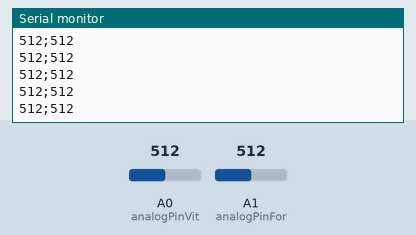
This sketch was run on a simulated Arduino Uno, built with avr-gcc and run on an emulated ATmega328P. On the bench: the last lines printed to the serial monitor. The inputs (shaded band) are chosen by the test bench; at power-on: A0 (analogPinVit) = 512, A1 (analogPinFor) = 512.

Above: at 1.2 s.
1.3 s: A0 (analogPinVit) set to 716
At 1.31 s:
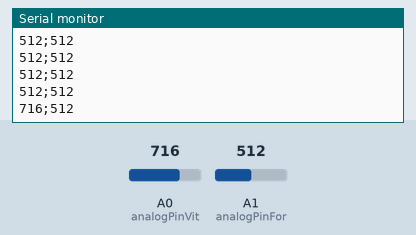
2.8 s: A1 (analogPinFor) set to 716
At 2.82 s:
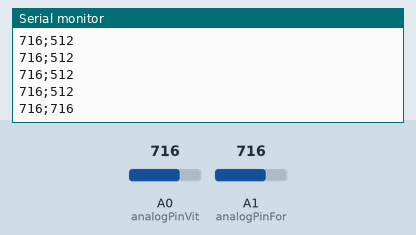
4.3 s: A0 (analogPinVit) set to 900
At 4.33 s:
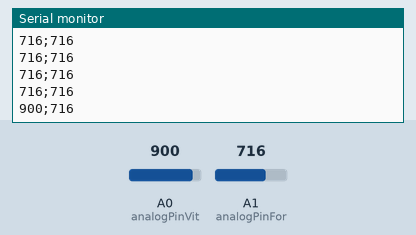
5.8 s: A1 (analogPinFor) set to 900
At 5.84 s:
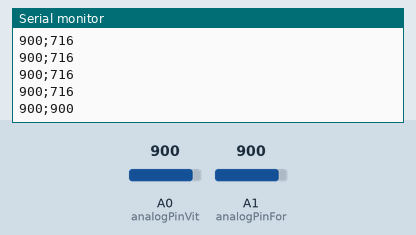
Timing chart, 0 to 8.3 s (numbered marks = the images above; inputs shaded):
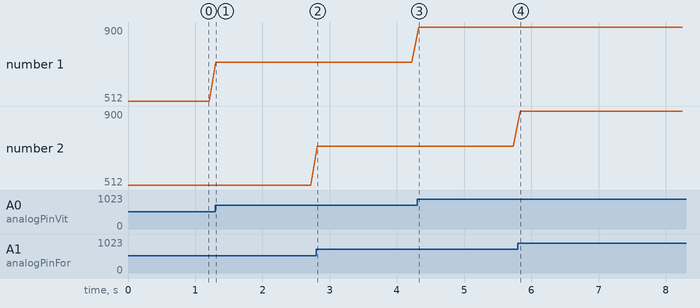

Measured:
- after the input at 1.3 s, the serial monitor: prints a new line at once (image 1)
- after the input at 2.8 s, the serial monitor: prints a new line at once (image 2)
- after the input at 4.3 s, the serial monitor: prints a new line at once (image 3)
- after the input at 5.8 s, the serial monitor: prints a new line at once (image 4)
- plotted number 1: 512 → 716 after the input at 1.3 s, 716 → 900 after the input at 4.3 s

The sketch:

acquisition_soufflerie.ino
```cpp
int analogPinVit = A0;
int analogPinFor = A1;
int vit = 0;
int force = 0;

void setup() {
  Serial.begin(9600);
}

void loop() {
  vit = analogRead(analogPinVit);
  force = analogRead(analogPinFor);
  Serial.print(vit);
  Serial.print(";");
  Serial.println(force);
  delay(100);
}
```
